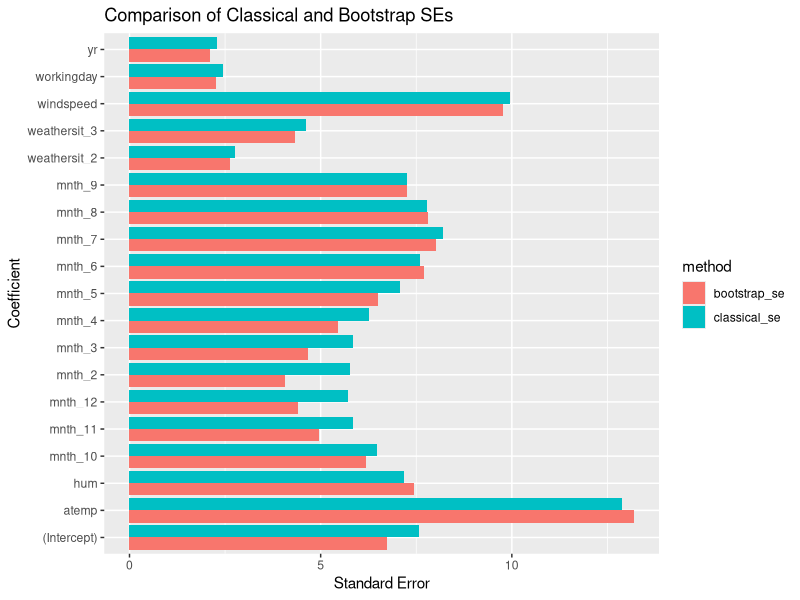

This figure's R source:
## ---- chunk 1
hours_clean = read.csv('../data/hour_clean.csv')
hours = hours_clean[, c("yr", "mnth", "workingday", "weathersit", "atemp", "hum", "windspeed", "cnt")]
## ---- chunk 2
# one-hot-encode and standardize
library(fastDummies)
library(dplyr)

# these are outliers that affect the scaling
hours$weathersit[hours$weathersit == 4] = 3

hours = dummy_cols(hours, 
                   select_columns = c("mnth", "weathersit"), 
                   remove_first_dummy = TRUE, 
                   remove_selected_columns = TRUE)
hours = dplyr::select(hours, -cnt, cnt)
head(hours)
## ---- chunk 3
model = lm(cnt ~ ., data=hours)
summary(model)
## ---- chunk 4
library(boot)

boot_fn = function(data, indices) {
  resample = data[indices, ]
  model = lm(cnt ~ ., data = resample)
  return(coef(model))
}

set.seed(123)
boot_results = boot(data = hours, statistic = boot_fn, R = 1000)
boot_results
## ---- chunk 5
library(ggplot2)
library(tidyr)
library(dplyr)

classic_se = summary(model)$coefficients[, 'Std. Error']

data_se = data.frame(
  coefficient = names(classic_se),
  classical_se = as.numeric(classic_se),
  bootstrap_se = apply(boot_results$t, 2, sd)
)

data_long <- data_se %>%
  gather(key = "method", value = "se", classical_se, bootstrap_se)

ggplot(data_long, aes(x = coefficient, y = se, fill = method)) + 
  geom_bar(stat = "identity", position = "dodge") + 
  coord_flip() +  # horizontal
  labs(x = "Coefficient", y = "Standard Error", title = "Comparison of Classical and Bootstrap SEs") 
